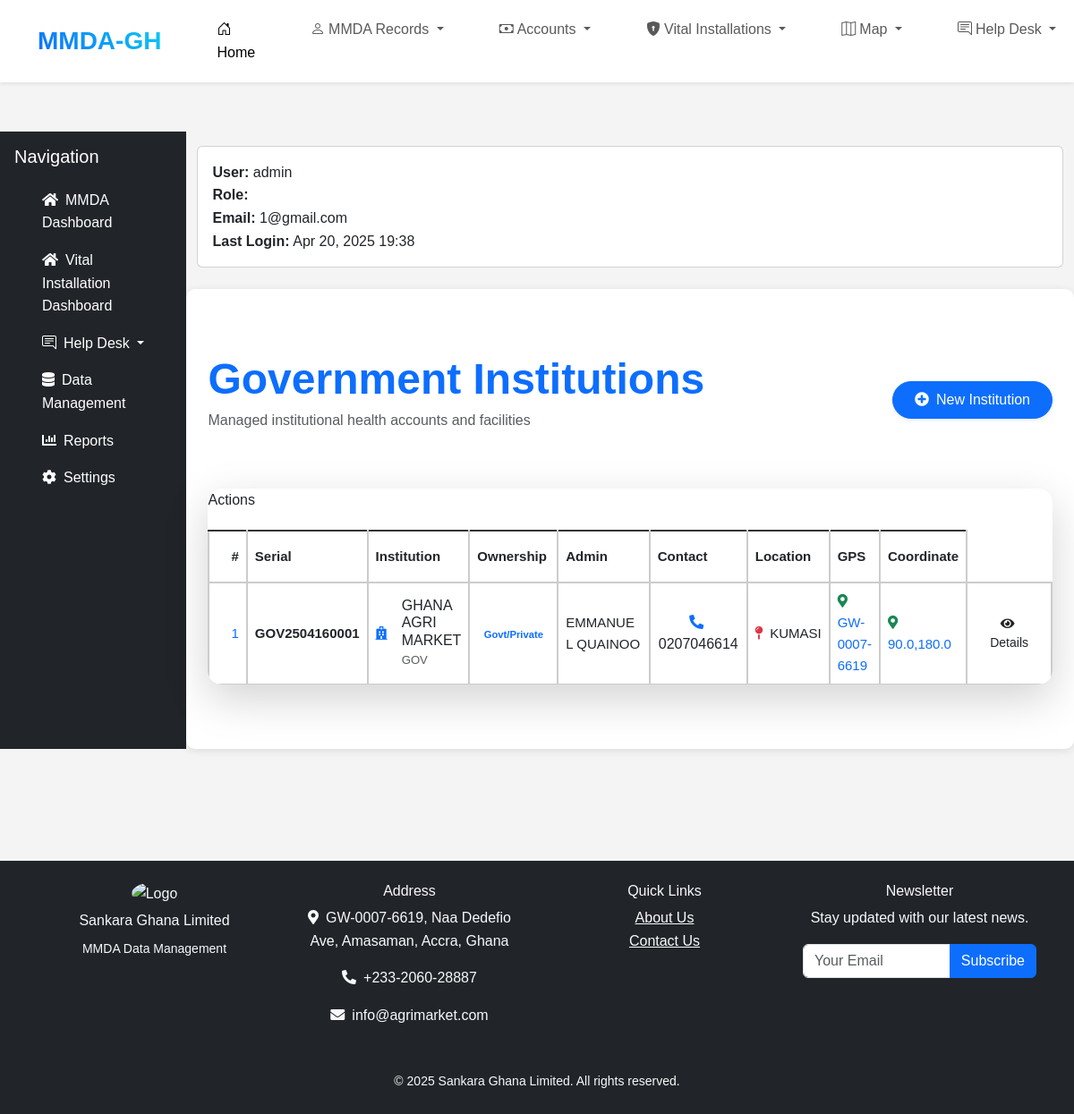
Page /government_list/ (signed in) on the committed database.
### accounts/models.py (models this page shows, shortened)
class GovernmentCapture(models.Model):
    serial_number = models.CharField(max_length=20, unique=True, editable=False)
    category = models.CharField(max_length=10, default="GOV",editable=False)
    date_created = models.DateTimeField(auto_now_add=True)
    date_updated = models.DateTimeField(auto_now=True)
    region = models.ForeignKey(Region, on_delete=models.CASCADE)  # Add Region ForeignKey
    mmda = models.ForeignKey(MMDA, on_delete=models.CASCADE)  # Add Region ForeignKey
    institutional_name = models.CharField(max_length=100)
    institutional_contact = models.CharField(max_length=100, blank=True)
    institutional_admin = models.CharField(max_length=100, blank=True)  # Populated from Ghana Card
    institutional_admin_contact = PhoneNumberField(blank=True)          # Populated from Ghana Card
    additional_contacts = models.JSONField(default=list)           # For storing extra numbers
    institutional_admin_ghana_card = models.OneToOneField(
        DataCapture,
        on_delete=models.CASCADE,
        related_name="government_capture",
        to_field="ghana_card",
        help_text="Select a valid Ghana Card entry."
    )
    gps_address = models.CharField(max_length=100)
    latitude = models.FloatField(
        validators=[
            MinValueValidator(-90.0),
            MaxValueValidator(90.0)
        ],
        help_text="Latitude must be between -90.0 and 90.0."
    )
    longitude = models.FloatField(
        validators=[
            MinValueValidator(-180.0),
            MaxValueValidator(180.0)
        ],
        help_text="Longitude must be between -180.0 and 180.0."
    )
    area_zone = models.CharField(max_length=100, choices=AREA_ZONE_CHOICES)
    street_name = models.CharField(max_length=100)
    location = models.CharField(max_length=100)
    registration_no = models.CharField(
        max_length=50,
        validators=[RegexValidator(regex=r'^[A-Za-z0-9\-]+$', message="Invalid registration number format.")]
    )
    nature_ownership = models.CharField(max_length=100, choices=NATURE_CHOICES)
    service_type = models.CharField(max_length=100, choices=SERVICE_NATURE_CHOICES)
    emergency_name = models.CharField(max_length=100)
    emergency_contact = PhoneNumberField()
    building_type = models.CharField(max_length=50, choices=BUILDING_TYPE_CHOICES)
    number_of_floors = models.PositiveIntegerField()
    toilet_facility = models.CharField(max_length=50, choices=TOILET_CHOICES)
    parking_spaces = models.BooleanField(default=False)
    fenced = models.BooleanField(default=False)
    fencing_type = models.CharField(max_length=50, choices=FENCE_CHOICES, blank=True, null=True)
    building_condition = models.CharField(max_length=50, choices=BUILDING_CONDITION_CHOICES)
    security_features = models.JSONField(default=dict)  # Allows flexibility for multiple features
    construction_material = models.CharField(max_length=50, choices=MATERIAL_CHOICES)
    type_of_roof = models.CharField(max_length=50, choices=ROOF_CHOICES)
    water_supply = models.CharField(max_length=50, choices=WATER_SUPPY_CHOICES)
    gwcpl_supply = models.BooleanField(default=False)
    electricity_connection = models.CharField(max_length=50, choices=ELECTRICTY_CHOICES)
    has_backup_generator = models.BooleanField(default=False)
    sewage_system = models.CharField(max_length=50, choices=SEWAGE_SYSTEM_CHOICES)
    waste_disposal_method = models.CharField(max_length=50, choices=WASTEAGE_CHOICES)
    internet_connectivity = models.CharField(max_length=50, choices=INTERNET_CHOICES)
    proximity_to_public_infrastructure = models.CharField(max_length=50, choices=PUBLIC_INFRA_CHOICES)
    flood_risk_area = models.BooleanField(default=False)
    criminal_activities = models.JSONField(default=list)  # Replace multiple fields with a single JSONField
    network_connectivity = models.CharField(max_length=50, choices=NETWORK_CHOICES)
    road_network = models.BooleanField(default=False)  # If true, road_condition should be specified
    road_condition = models.CharField(
        max_length=50,
        choices=ROAD_CONDITION_CHOICES,
        blank=True,
        null=True,
        help_text="If road network exists, specify the condition of the road."
    )
    profile_picture = models.ImageField(upload_to='government_pictures/', blank=True, null=True, default='default_profile.jpg')
    class Meta:
        verbose_name = "Government Capture"
        verbose_name_plural = "Government Captures"
        ordering = ['-date_created', 'institutional_name']

### accounts/views.py (the view)
# urls.py: path('government_list/', views.government_list, name='government_list'),
@login_required
def government_list(request):
    return list_generic(request, GovernmentCapture, 'government_list.html', 'governments')

### accounts/templates/government_list.html (shortened to what this page needs)
{% extends 'base.html' %}
{% load static %}
{% load crispy_forms_tags %}
{% block content %}
<div class="container py-5">
    <div class="d-flex justify-content-between align-items-center mb-5">
        <div>
            <h1 class="display-5 fw-bold text-primary mb-1">Government Institutions</h1>
            <p class="text-muted">Managed institutional health accounts and facilities</p>
        </div>
        <a href="{% url 'create_government' %}" class="btn btn-primary rounded-pill px-4 py-2 shadow-sm hover-lift">
            <i class="fas fa-plus-circle me-2"></i>New Institution
        </a>
    </div>
    <div class="card shadow-lg border-0 rounded-4 overflow-hidden">
        <div class="card-body p-0">
            <div class="table-responsive">
                <table class="table table-hover align-middle mb-0">
                    <thead class="bg-gradient-primary text-white">
                        <tr>
                            <th scope="col" class="ps-4 py-3">#</th>
                            <th scope="col" class="py-3">Serial</th>
                            <th scope="col" class="py-3">Institution</th>
                            <th scope="col" class="py-3">Ownership</th>
                            <th scope="col" class="py-3">Admin</th>
                            <th scope="col" class="py-3">Contact</th>
                            <th scope="col" class="py-3">Location</th>
                            <th scope="col" class="py-3">GPS</th>
                            <th scope="col" class="py-3">Coordinate</th
                            <th scope="col" class="text-center py-3">Actions</th>
                        </tr>
                    </thead>
                    <tbody>
                        {% for government in governments %}
                        <tr class="hover-shadow">
                            <td class="ps-4 fw-medium text-primary">{{ forloop.counter }}</td>
                            <td class="fw-semibold">{{ government.serial_number }}</td>
                            <td>
                                <div class="d-flex align-items-center">
                                    <div class="icon-shape icon-lg bg-light-primary rounded-3 me-3">
                                        <i class="fas fa-hospital text-primary"></i>
                                    </div>
                                    <div>
                                        <h6 class="mb-0">{{ government.institutional_name }}</h6>
                                        <small class="text-muted">{{ government.category }}</small>
                                    </div>
                                </div>
                            </td>
                            <td>
                                <span class="badge bg-soft-primary text-primary rounded-pill">
                                    {{ government.nature_ownership }}
                                </span>
                            </td>
                            <td class="fw-medium">{{ government.institutional_admin }}</td>
                            <td>
                                <button class="btn btn-link text-decoration-none p-0 hover-lift"
                                        data-bs-toggle="modal"
                                        data-bs-target="#contactModal{{ forloop.counter }}">
                                    <i class="fas fa-phone-alt me-1 text-primary"></i>
                                    <span class="text-dark">{{ government.institutional_admin_contact }}</span>
                                </button>
                            </td>
                            <td>
                                <div class="d-flex align-items-center">
                                    <i class="fas fa-map-pin me-2 text-danger"></i>
                                    {{ government.location }}
                                </div>
                            </td>
                            <td>
                                <a href="https://www.ghanapostgps.com/map/?q={{ government.gps_address }}"
                                   target="_blank"
                                   class="text-decoration-none hover-lift"
                                   data-bs-toggle="tooltip"
                                   title="{{ government.gps_address }}">
                                    <i class="fas fa-map-marker-alt me-1 text-success"></i>
                                    {{ government.gps_address|truncatechars:12 }}
                                </a>
                            </td>
                            <td>
                                <a href="https://www.google.com/maps?q={{ government.latitude }},{{government.longitude }}"
                                   target="_blank"
                                   class="text-decoration-none hover-lift"
                                   data-bs-toggle="tooltip"
                                   title="{{ government.latitude }},{{government.longitude }}">
                                    <i class="fas fa-map-marker-alt me-1 text-success"></i>
                                    {{ government.latitude }},{{ government.longitude }}
                                </a>
                            </td>
                            <td class="text-center">
                                <button class="btn btn-soft-primary btn-sm rounded-pill px-3 hover-lift"
                                        data-bs-toggle="modal"
                                        data-bs-target="#modal{{ government.pk }}">
                                    <i class="fas fa-eye me-1"></i>Details
                                </button>
                            </td>
                        </tr>
                        {% endfor %}
                    </tbody>
                </table>
            </div>
        </div>
    </div>
</div>
{% endblock %}

### accounts/templates/base.html (shortened to what this page needs)
{% load static %}
<!DOCTYPE html>
<html lang="en">
<head>
    <link href="https://cdn.jsdelivr.net/npm/bootstrap@5.3.0/dist/css/bootstrap.min.css" rel="stylesheet">
    <link rel="stylesheet" href="https://cdnjs.cloudflare.com/ajax/libs/font-awesome/6.0.0-beta3/css/all.min.css">
    <link rel="stylesheet" href="https://cdn.jsdelivr.net/npm/bootstrap-icons@1.8.1/font/bootstrap-icons.css">
    <link rel="stylesheet" href="https://cdnjs.cloudflare.com/ajax/libs/font-awesome/5.15.4/css/all.min.css">
    <link rel="stylesheet" href="{% static 'css/styles.css' %}">
</head>
<body>
    {% include 'navbar.html' %}
<br><br><br>
    <div class="main-wrapper d-flex">
<br><br>
        <nav id="sidebar" class="sidebar bg-dark text-white p-3">
            <div class="sidebar-header d-flex justify-content-between align-items-center">
                <h5 class="text-center mb-0">Navigation</h5>
            </div>
            <ul class="nav flex-column mt-3">
                <li class="nav-item">
                    <a href="#" class="nav-link text-white">
                        <i class="fas fa-home me-2"></i>MMDA Dashboard
                    </a>
                </li>
                <li class="nav-item">
                    <a href="#" class="nav-link text-white">
                        <i class="fas fa-home me-2"></i>Vital Installation Dashboard
                    </a>
                </li>
                <li class="nav-item dropdown">
                    <a class="nav-link text-white dropdown-toggle px-3 rounded-3" href="#" role="button" data-bs-toggle="dropdown">
                        <i class="bi bi-chat-right-text me-2"></i>Help Desk
                    </a>
                </li>
                <li class="nav-item">
                    <a href="#" class="nav-link text-white">
                        <i class="fas fa-database me-2"></i>Data Management
                    </a>
                </li>
                <li class="nav-item">
                    <a href="#" class="nav-link text-white">
                        <i class="fas fa-chart-bar me-2"></i>Reports
                    </a>
                </li>
                <li class="nav-item">
                    <a href="#" class="nav-link text-white">
                        <i class="fas fa-cog me-2"></i>Settings
                    </a>
                </li>
            </ul>
        </nav>
        <div class="flex-grow-1">
            <div class="container mt-3">
                <div class="card mb-4">
                    <div class="card-body">
                        <ul class="list-unstyled mb-0">
                            <li><strong>User:</strong> {{ request.user }}</li>
                            <li><strong>Role:</strong> {{ request.user.role }}</li>
                            <li><strong>Email:</strong> {{ request.user.email }}</li>
                            <li><strong>Last Login:</strong> {{ request.user.last_login|date:"M d, Y H:i" }}</li>
                        </ul>
                    </div>
                </div>
            </div>
            <main class="container py-4">
                {% block content %}{% endblock %}
            </main>
                </div>
                    </div>
                    <br><br><br>
            <footer class="bg-dark text-light py-4 mt-5">
                <div class="container">
                    <div class="row">
                        <div class="col-md-3 mb-3 text-center">
                            <img src="{% static 'assets/gat.jpg' %}" alt="Logo"
                                 class="img-fluid rounded-circle mb-2" style="width: 75px;">
                            <h6>Sankara Ghana Limited</h6>
                            <small>MMDA Data Management</small>
                        </div>
                        <div class="col-md-3 mb-3">
                            <h6>Address</h6>
                            <p><i class="fas fa-map-marker-alt me-2"></i>GW-0007-6619, Naa Dedefio Ave, Amasaman, Accra, Ghana</p>
                            <p><i class="fas fa-phone-alt me-2"></i>+233-2060-28887</p>
                            <p><i class="fas fa-envelope me-2"></i>info@agrimarket.com</p>
                        </div>
                        <div class="col-md-3 mb-3">
                            <h6>Quick Links</h6>
                            <a href="{% url 'about' %}" class="text-light d-block">About Us</a>
                            <a href="{% url 'contact' %}" class="text-light d-block">Contact Us</a>
                        </div>
                        <div class="col-md-3 mb-3">
                            <h6>Newsletter</h6>
                            <p>Stay updated with our latest news.</p>
                            <div class="input-group">
                                <input type="email" class="form-control" placeholder="Your Email">
                                <button class="btn btn-primary">Subscribe</button>
                            </div>
                        </div>
                    </div>
                    <div class="text-center mt-3">
                        <small>&copy; {% now "Y" %} Sankara Ghana Limited. All rights reserved.</small>
                    </div>
                </div>
            </footer>
</body>
</html>

### rows in the picture
GovernmentCapture: serial_number "GOV2504160001", institutional_name "GHANA AGRI MARKET", category "GOV", nature_ownership "Govt/Private", institutional_admin "EMMANUEL QUAINOO", institutional_admin_contact "0207046614", location "KUMASI", gps_address "GW-0007-6619", latitude "90.0", longitude "180.0"

### other values in the picture
{{ request.user }} "admin"
{{ request.user.email }} "1@gmail.com"
{{ request.user.last_login|date:"M d, Y H:i" }} "Apr 20, 2025 19:38"
